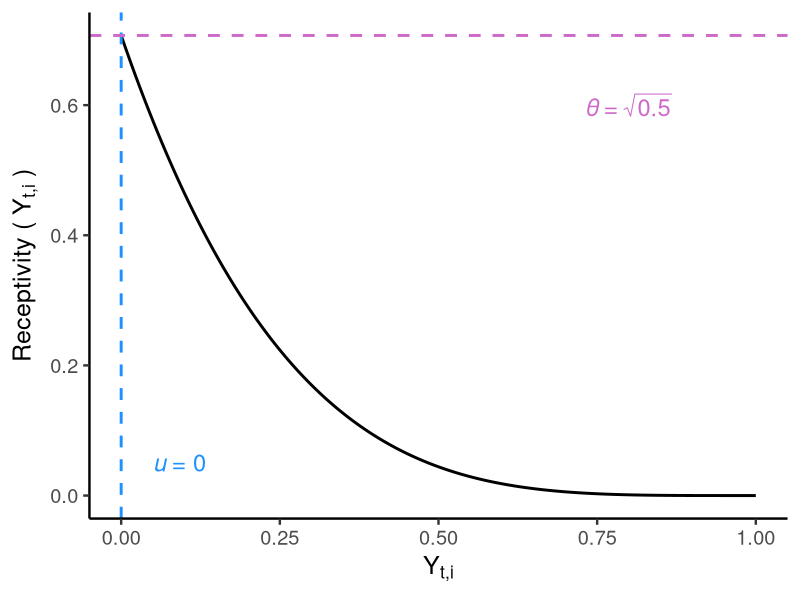
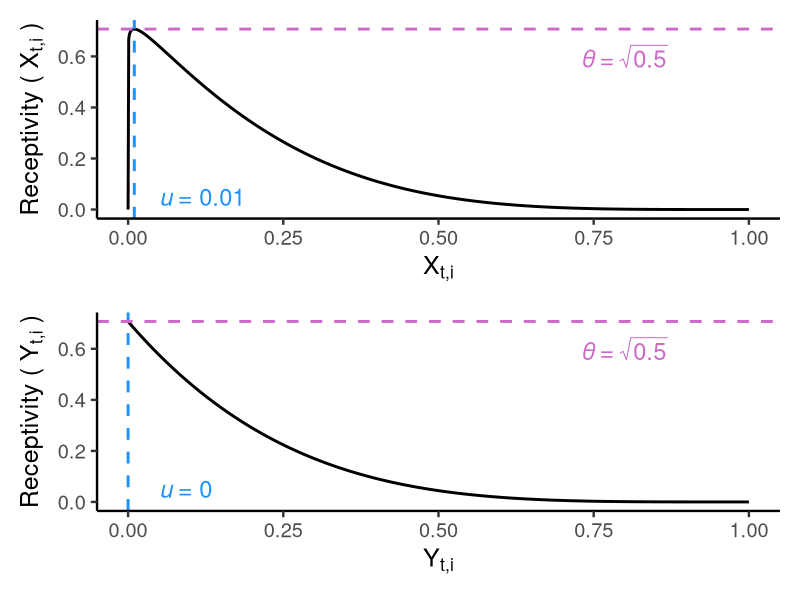

R code for these plots, in order:

library(ggplot2)
library(patchwork)

x <- seq(0, 1, length.out = 1000)
naive_x = 0.01
m = sqrt(0.5)
b = 5
Rx <- (m*x^((naive_x*(b-2)+1)/(1-naive_x) - 1) * (1-x)^(b-1)) / 
  (naive_x^((naive_x*(b-2)+1)/(1-naive_x)-1)*(1-naive_x)^(b-1))
data.x <- data.frame(x = x, Rx = Rx)

# "Canela Text", "Hoefler Text"


receptivity.x <- ggplot(data.x) + 
  geom_line(aes(x = x, y = Rx), linewidth = 1) + 
  geom_vline(aes(xintercept = naive_x), color = "dodgerblue1", linetype = 2, linewidth = 1) + 
  geom_hline(aes(yintercept = m), color = "orchid3", linetype = 2, linewidth = 1) +
  annotate("text", x = 0.05, y = 0.05, size = 6, color = "dodgerblue1", 
           label = expression(italic(u)~"= 0.01"), hjust = 0) + 
  annotate("text", x = 0.8, y = 0.6, size = 6, color = "orchid3", 
           label = expression(italic("\u03b8")~"="~sqrt(0.5))) + 
  labs(y = expression("Receptivity ("~X["t,i"]~")"), x = expression(X["t,i"])) +
  theme_classic(base_size = 18) #+ 
  #theme(text = element_text(family = "STIX Two Math"))

y <- seq(0, 1, length.out = 1000)
naive_y = 0
m = sqrt(0.5)
b = 5
Ry <- (m*x^((naive_y*(b-2)+1)/(1-naive_y) - 1) * (1-x)^(b-1)) / 
  (naive_y^((naive_y*(b-2)+1)/(1-naive_y)-1)*(1-naive_y)^(b-1))
data.y <- data.frame(y = y, Ry = Ry)

receptivity.y <- ggplot(data.y) + 
  geom_line(aes(x = y, y = Ry), linewidth = 1) + 
  geom_vline(aes(xintercept = naive_y), color = "dodgerblue1", linetype = 2, linewidth = 1) + 
  geom_hline(aes(yintercept = m), color = "orchid3", linetype = 2, linewidth = 1) +
  annotate("text", x = 0.05, y = 0.05, size = 6, color = "dodgerblue1", 
           label = expression(italic(u)~"= 0"), hjust = 0) + 
  annotate("text", x = 0.8, y = 0.6, size = 6, color = "orchid3", 
           label = expression(italic("\u03b8")~"="~sqrt(0.5))) + 
  labs(y = expression("Receptivity ("~Y["t,i"]~")"), x = expression(Y["t,i"])) +
  theme_classic(base_size = 18) #+ 
  # theme(text = element_text(family = "STIX Two Math"))
receptivity.y

receptivity_plot <- receptivity.x / receptivity.y
receptivity_plot

# ggsave(filename = "receptivity_combo_plot_thesis.png",
#        plot = receptivity_plot, path = "Plots/Plot Outputs",
#        device = "png", height = 6, width = 10, units = "in")

# ggsave(filename = "receptivity_combo_plot_labeled_lines.png",
#        plot = receptivity_plot, path = "Plots/Plot Outputs",
#        device = "png", height = 6, width = 10, units = "in")
